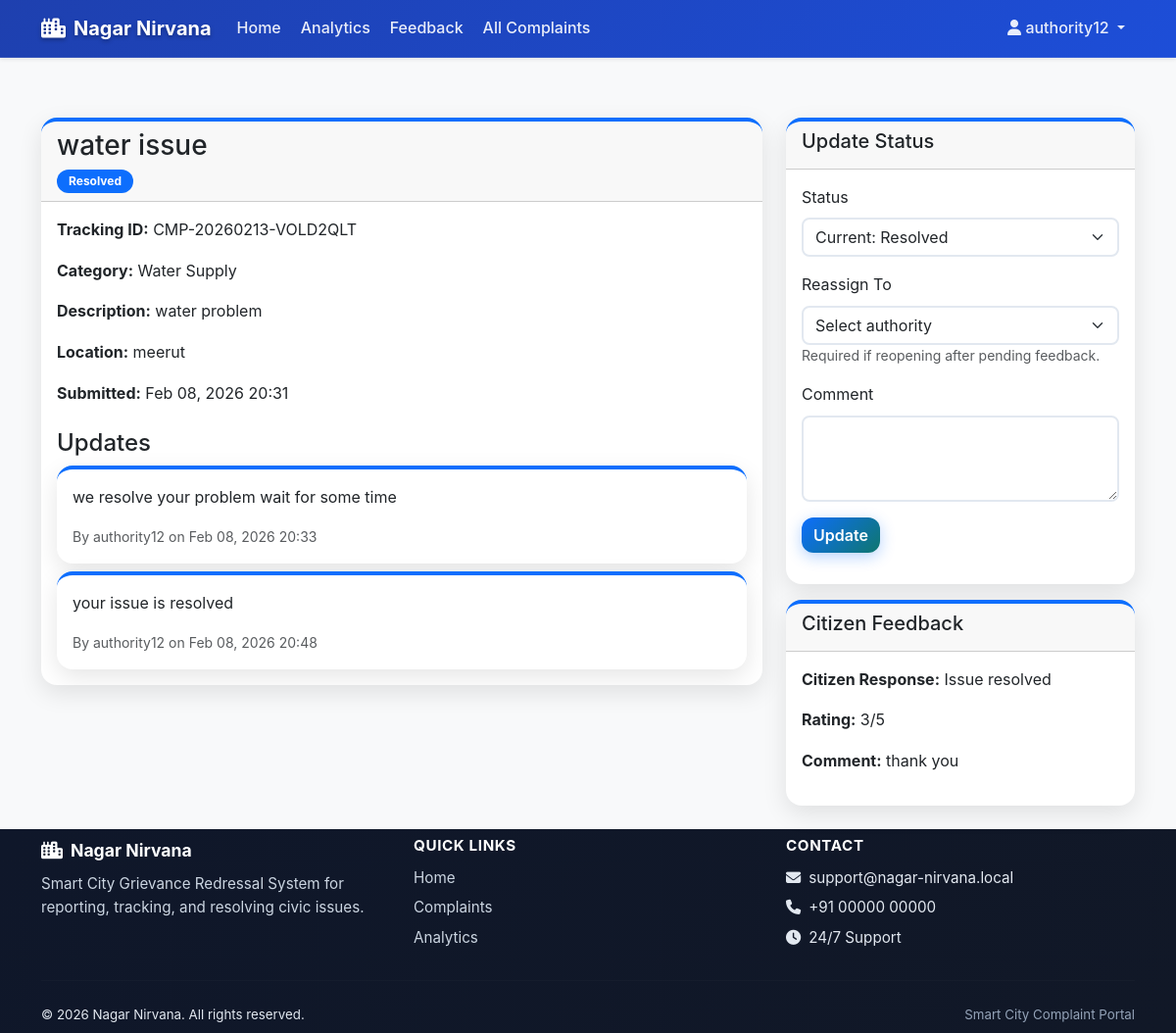
The app's page /complaints/1/ (signed in) with its own data.
### accounts/models.py (models this page shows)
class User(AbstractUser):
    is_citizen = models.BooleanField(default=True)
    is_authority = models.BooleanField(default=False)
    phone = models.CharField(max_length=15, blank=True)
    address = models.TextField(blank=True)

### complaints/models.py (models this page shows, shortened)
class Complaint(models.Model):
    STATUS_CHOICES = [
        ('Submitted', 'Submitted'),
        ('In Progress', 'In Progress'),
        ('Resolved', 'Resolved'),
        ('Closed', 'Closed'),
    ]
    PRIORITY_CHOICES = [
        ('low', 'Low'),
        ('medium', 'Medium'),
        ('high', 'High'),
        ('urgent', 'Urgent'),
    ]
    citizen = models.ForeignKey(
        User,
        on_delete=models.CASCADE,
        related_name='complaints'
    )
    tracking_id = models.CharField(max_length=25, unique=True, db_index=True, editable=False)
    category = models.ForeignKey(Category, on_delete=models.CASCADE)
    title = models.CharField(max_length=200)
    description = models.TextField()
    location = models.CharField(max_length=255, blank=True)
    latitude = models.FloatField(null=True, blank=True)
    longitude = models.FloatField(null=True, blank=True)
    image = models.ImageField(upload_to='complaints/', blank=True, null=True)
    video = models.FileField(upload_to='complaints/', blank=True, null=True)
    status = models.CharField(
        max_length=20,
        choices=STATUS_CHOICES,
        default='Submitted'
    )
    priority = models.CharField(
        max_length=20,
        choices=PRIORITY_CHOICES,
        default='medium'
    )
    assigned_to = models.ForeignKey(
        User,
        on_delete=models.SET_NULL,
        null=True,
        blank=True,
        related_name='assigned_complaints'
    )
    created_at = models.DateTimeField(default=timezone.now)
    updated_at = models.DateTimeField(auto_now=True)
    resolved_at = models.DateTimeField(null=True, blank=True)
    attachment = models.FileField(upload_to='complaints/', null=True, blank=True)

class Category(models.Model):
    name = models.CharField(max_length=100)
    description = models.TextField(blank=True)

class ComplaintUpdate(models.Model):
    complaint = models.ForeignKey(Complaint, on_delete=models.CASCADE, related_name='updates')
    updated_by = models.ForeignKey(User, on_delete=models.CASCADE)
    status = models.CharField(max_length=20, choices=Complaint.STATUS_CHOICES)
    comment = models.TextField()
    created_at = models.DateTimeField(default=timezone.now)

class Feedback(models.Model):
    RESOLUTION_CHOICES = [
        ('confirmed', 'Issue resolved'),
        ('pending', 'Issue still pending'),
    ]
    complaint = models.OneToOneField(Complaint, on_delete=models.CASCADE)
    resolution_status = models.CharField(max_length=20, choices=RESOLUTION_CHOICES)
    rating = models.IntegerField(choices=[(i, i) for i in range(1, 6)], null=True, blank=True)
    comment = models.TextField(blank=True)
    created_at = models.DateTimeField(default=timezone.now)

### complaints/views.py (the view)
# urls.py: path('<int:pk>/', views.complaint_detail, name='complaint_detail'),
@login_required
def complaint_detail(request, pk):
    complaint = get_object_or_404(Complaint, pk=pk)
    if request.user.is_citizen and complaint.citizen != request.user:
        return redirect('complaints:complaint_list')
    updates = complaint.updates.all()
    feedback_form = None
    if complaint.status == 'Resolved' and not hasattr(complaint, 'feedback'):
        feedback_form = FeedbackForm()
    allowed_statuses = []
    feedback_pending = False
    if request.user.is_authority:
        allowed_statuses = _get_allowed_status_transitions(complaint)
        if hasattr(complaint, 'feedback'):
            feedback_pending = complaint.feedback.resolution_status == 'pending'
    User = get_user_model()
    authority_users = User.objects.filter(is_authority=True, is_active=True).order_by('username')
    all_statuses = [s[0] for s in Complaint.STATUS_CHOICES]
    return render(request, 'complaints/complaint_detail.html', {
        'complaint': complaint,
        'updates': updates,
        'feedback_form': feedback_form,
        'allowed_statuses': allowed_statuses,
        'all_statuses': all_statuses,
        'authority_users': authority_users,
        'feedback_pending': feedback_pending,
    })

### complaints/templates/complaints/complaint_detail.html (shortened to what this page needs)
{% extends 'base.html' %}
{% load crispy_forms_tags %}
{% block content %}
<div class="container my-4">
<div class="row">
    <div class="col-md-8">
        <div class="card">
            <div class="card-header">
                <h3>{{ complaint.title }}</h3>
                <span class="badge bg-primary">{{ complaint.get_status_display }}</span>
            </div>
            <div class="card-body">
                <p><strong>Tracking ID:</strong> {{ complaint.tracking_id }}</p>
                <p><strong>Category:</strong> {{ complaint.category.name }}</p>
                <p><strong>Description:</strong> {{ complaint.description }}</p>
                <p><strong>Location:</strong> {{ complaint.location }}</p>
                <p><strong>Submitted:</strong> {{ complaint.created_at|date:"M d, Y H:i" }}</p>
                {% if complaint.updates %}
                    <h4 class="mt-4">Updates</h4>
                    {% for update in updates %}
                        <div class="card mt-2">
                            <div class="card-body">
                                <p>{{ update.comment }}</p>
                                <small class="text-muted">By {{ update.updated_by.username }} on {{ update.created_at|date:"M d, Y H:i" }}</small>
                            </div>
                        </div>
                    {% endfor %}
                {% endif %}
            </div>
        </div>
    </div>
    <div class="col-md-4">
        {% if user.is_authority %}
            <div class="card">
                <div class="card-header">
                    <h5>Update Status</h5>
                </div>
                <div class="card-body">
                    <form method="post" action="{% url 'complaints:update_complaint' complaint.pk %}">
                        <div class="mb-3">
                            <label for="status" class="form-label">Status</label>
                            <select class="form-select" id="status" name="status">
                                {% for s in all_statuses %}
                                    {% if s == complaint.status %}
                                        <option value="{{ s }}" selected>Current: {{ s }}</option>
                                    {% elif s in allowed_statuses %}
                                        <option value="{{ s }}">{{ s }}</option>
                                    {% elif feedback_pending and s == 'Closed' %}
                                        <option value="{{ s }}" disabled>{{ s }} (awaiting citizen confirmation)</option>
                                    {% else %}
                                        <option value="{{ s }}" disabled>{{ s }} (not allowed)</option>
                                    {% endif %}
                                {% endfor %}
                            </select>
                        </div>
                        <div class="mb-3">
                            <label for="assigned_to" class="form-label">Reassign To</label>
                            <select class="form-select" id="assigned_to" name="assigned_to">
                                <option value="">Select authority</option>
                            </select>
                            <small class="text-muted">Required if reopening after pending feedback.</small>
                        </div>
                        <div class="mb-3">
                            <label for="comment" class="form-label">Comment</label>
                            <textarea class="form-control" id="comment" name="comment" rows="3" required></textarea>
                        </div>
                        <button type="submit" class="btn btn-primary">Update</button>
                    </form>
                </div>
            </div>
            {% if complaint.feedback %}
                <div class="card mt-3">
                    <div class="card-header">
                        <h5>Citizen Feedback</h5>
                    </div>
                    <div class="card-body">
                        <p><strong>Citizen Response:</strong> {{ complaint.feedback.get_resolution_status_display }}</p>
                        {% if complaint.feedback.rating %}
                            <p><strong>Rating:</strong> {{ complaint.feedback.rating }}/5</p>
                        {% endif %}
                        {% if complaint.feedback.comment %}
                            <p><strong>Comment:</strong> {{ complaint.feedback.comment }}</p>
                        {% endif %}
                    </div>
                </div>
            {% endif %}
        {% endif %}
    </div>
</div>
</div>
{% endblock %}

### templates/base.html (shortened to what this page needs)
﻿{% load static %}
<!DOCTYPE html>
<html lang="en" data-theme="light">
<head>
    <link href="https://cdn.jsdelivr.net/npm/bootstrap@5.3.2/dist/css/bootstrap.min.css" rel="stylesheet">
    <link href="https://cdnjs.cloudflare.com/ajax/libs/font-awesome/6.5.1/css/all.min.css" rel="stylesheet">
    <link rel="stylesheet" href="{% static 'css/style.css' %}?v={% now 'U' %}">
</head>
<body class="bg-light d-flex flex-column min-vh-100">
<nav class="navbar navbar-expand-lg navbar-light bg-white shadow-sm fixed-top">
    <div class="container">
        <a class="navbar-brand fw-bold text-primary" href="{% url 'accounts:home' %}">
            <i class="fas fa-city me-2"></i>Nagar Nirvana
        </a>
        <div class="collapse navbar-collapse" id="navMain">
            <ul class="navbar-nav me-auto">
                <li class="nav-item">
                    <a class="nav-link {% if request.resolver_match.url_name == 'home' %}active{% endif %}"
                       href="{% url 'accounts:home' %}">Home</a>
                </li>
                {% if user.is_authenticated and user.is_authority %}
                <li class="nav-item">
                    <a class="nav-link" href="{% url 'dashboard:analytics' %}">
                        Analytics
                    </a>
                </li>
                <li class="nav-item">
                    <a class="nav-link" href="{% url 'complaints:feedback_list' %}">
                        Feedback
                    </a>
                </li>
                <li class="nav-item">
                    <a class="nav-link" href="{% url 'complaints:complaint_list' %}">
                        All Complaints
                    </a>
                </li>
                {% endif %}
            </ul>
            <ul class="navbar-nav ms-auto">
                {% if user.is_authenticated %}
                    <li class="nav-item dropdown">
                        <a class="nav-link dropdown-toggle" href="#" role="button" data-bs-toggle="dropdown" aria-expanded="false">
                            <i class="fas fa-user"></i> {{ user.username }}
                        </a>
                    </li>
                {% else %}
                    <li class="nav-item"><a class="nav-link" href="{% url 'accounts:login' %}">Login</a></li>
                    <li class="nav-item">
                        <a class="btn btn-primary ms-2" href="{% url 'accounts:register' %}">Register</a>
                    </li>
                {% endif %}
            </ul>
        </div>
    </div>
</nav>
{% block content %}{% endblock %}
<footer class="site-footer mt-auto">
    <div class="container py-2">
        <div class="row g-4">
            <div class="col-md-4">
                <div class="footer-brand d-flex align-items-center mb-2">
                    <i class="fas fa-city me-2"></i>
                    <span class="fw-bold">Nagar Nirvana</span>
                </div>
                <p class="footer-text mb-0">
                    Smart City Grievance Redressal System for reporting, tracking, and resolving civic issues.
                </p>
            </div>
            <div class="col-md-4">
                <h6 class="footer-title">Quick Links</h6>
                <ul class="footer-links list-unstyled mb-0">
                    <li><a href="{% url 'accounts:home' %}">Home</a></li>
                    {% if user.is_authenticated and user.is_authority %}
                        <li><a href="{% url 'complaints:complaint_list' %}">Complaints</a></li>
                        <li><a href="{% url 'dashboard:analytics' %}">Analytics</a></li>
                    {% endif %}
                </ul>
            </div>
            <div class="col-md-4">
                <h6 class="footer-title">Contact</h6>
                <ul class="footer-links list-unstyled mb-0">
                    <li><i class="fas fa-envelope me-2"></i>support@nagar-nirvana.local</li>
                    <li><i class="fas fa-phone me-2"></i>+91 00000 00000</li>
                    <li><i class="fas fa-clock me-2"></i>24/7 Support</li>
                </ul>
            </div>
        </div>
        <hr class="footer-divider my-4">
        <div class="d-flex flex-column flex-md-row justify-content-between align-items-center gap-2">
            <small>© {% now "Y" %} Nagar Nirvana. All rights reserved.</small>
            <small class="footer-muted">Smart City Complaint Portal</small>
        </div>
    </div>
</footer>
</body>
</html>

### records on screen
User: username "authority12"
Complaint: title "water issue", status "Resolved", tracking_id "CMP-20260213-VOLD2QLT", category.name "Water Supply", description "water problem", location "meerut", created_at "Feb 08, 2026 20:31", status "Current: Resolved", feedback.resolution_status "Issue resolved", feedback.rating "3", feedback.comment "thank you"
ComplaintUpdate: comment "we resolve your problem wait for some time", updated_by.username "authority12", created_at "Feb 08, 2026 20:33"
ComplaintUpdate: comment "your issue is resolved", updated_by.username "authority12", created_at "Feb 08, 2026 20:48"
